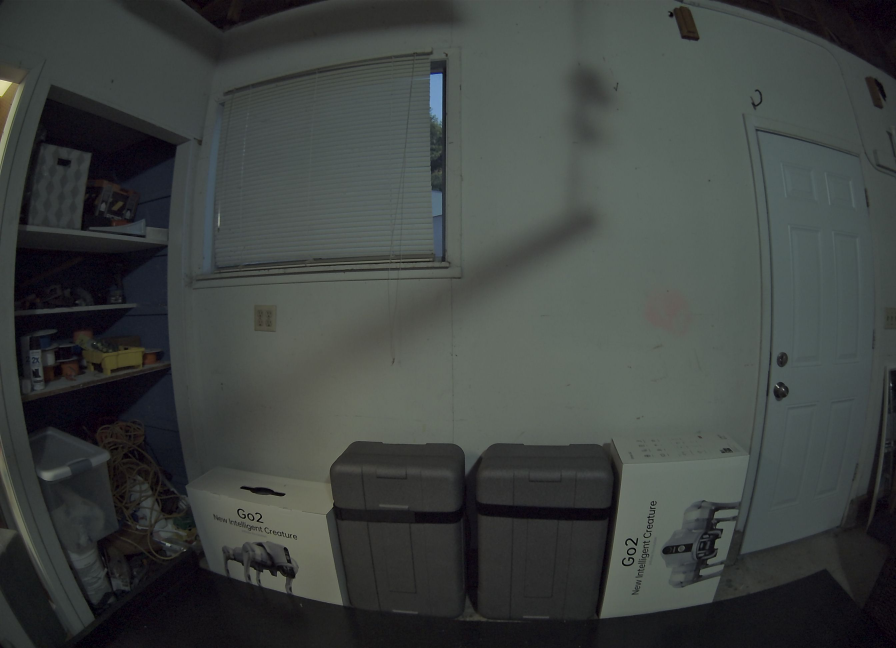
#> input picture assets/garage/calib_2026-08-04/captures_circle/rgb_head_front.jpg, 2688 x 1944 px, given as the content of the folder ../assets/garage/calib_2026-08-04/captures_circle/frames, which was not available (shown at 1/3 size)
$ python build_review.py ../assets/garage/calib_2026-08-04/captures_circle
#> lines starting #> are read from the running program, lines starting #| are printed output that depends on the picture; pictures that were not available may be replaced by others from this repository, and a replacement may not be noted
"""Build phone-friendly review assets for a kitchen run: per-step GIFs,
grasp/release stills and a route map, into <run>/review/.

  python gemma_ctl/build_review.py runs/gemma/kitchen/demo1
"""
import json
import math
import os
import re
import sys
from pathlib import Path

import numpy as np
from PIL import Image, ImageDraw, ImageFont

RUN = Path(sys.argv[1])
OUT = RUN / "review"
OUT.mkdir(exist_ok=True)
FR = sorted((RUN / "frames").iterdir())
DT = 0.08                     # sim s per captured frame (KP_GEMMA_REC_EVERY=4)
FONT = ImageFont.truetype("/usr/share/fonts/truetype/dejavu/DejaVuSans-Bold.ttf", 15)

STEPS = [  # key, title, t0, t1 (sim s), speed
    ("walk_stove", "Walk to the stove counter", 0, 50, 6),
    ("pick_mug", "Pick the mug", 50, 92, 3),
    ("carry_mug", "Carry it to the sink", 92, 124, 6),
    ("place_mug", "Place it on the sink counter", 124, 158, 3),
    ("walk_table", "Walk to the side table", 158, 240, 6),
    ("pick_can", "Pick the can (miss, then retry)", 240, 316, 4),
    ("carry_can", "Carry it to the stove", 316, 385, 6),
    ("place_can", "Place it by the stove", 385, 423, 3),
    ("walk_fridge", "Walk to the fridge", 423, 451, 6),
]
STILLS = [("grasp_mug", "Mug grasped", 77.5), ("release_mug", "Mug released at the sink", 147.5),
          ("grasp_can", "Can grasped (retry)", 302.5), ("release_can", "Can released by the stove", 412.5)]


def frame(t):
#> called with t = 0
    return Image.open(FR[min(len(FR) - 1, max(0, int(t / DT)))]).convert("RGB")
#> returned value is the input picture: PIL image 2688x1944 RGB; mean R, G, B 62.8, 67.5, 65.4


def gif(key, t0, t1, speed, width=420, fps=8):
    step = speed / fps                        # sim s between gif frames
    ims = []
    t = t0
    while t < t1:
        im = frame(t)
        h = int(im.height * width / im.width)
#> h = 303
        im = im.resize((width, h), Image.LANCZOS)
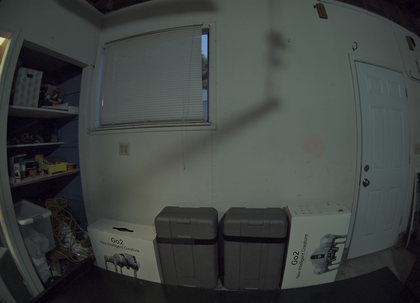
#> im: PIL image 420x303 RGB; mean R, G, B 62.8, 67.5, 65.4
        d = ImageDraw.Draw(im)
        d.rectangle([width - 70, h - 24, width, h], fill=(0, 0, 0))
        d.text((width - 64, h - 21), f"{speed}x", fill=(255, 255, 255), font=FONT)
        ims.append(im.quantize(colors=96, method=Image.MEDIANCUT, dither=Image.NONE))
        t += step
    p = OUT / f"{key}.gif"
    ims[0].save(p, save_all=True, append_images=ims[1:], duration=int(1000 / fps), loop=0, optimize=True)
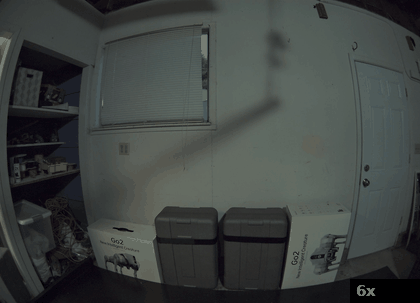
#> saved as walk_stove.gif: PIL image 420x303 P; mean R, G, B 62.5, 67.3, 65.2
    return p


for key, title, t0, t1, sp in STEPS:
    p = gif(key, t0, t1, sp)
#> (the run stopped early here; a loop or call above may not have finished)

$ run again, on assets/garage/calib_2026-08-04/captures_circle/rgbd_front_orbbec.jpg
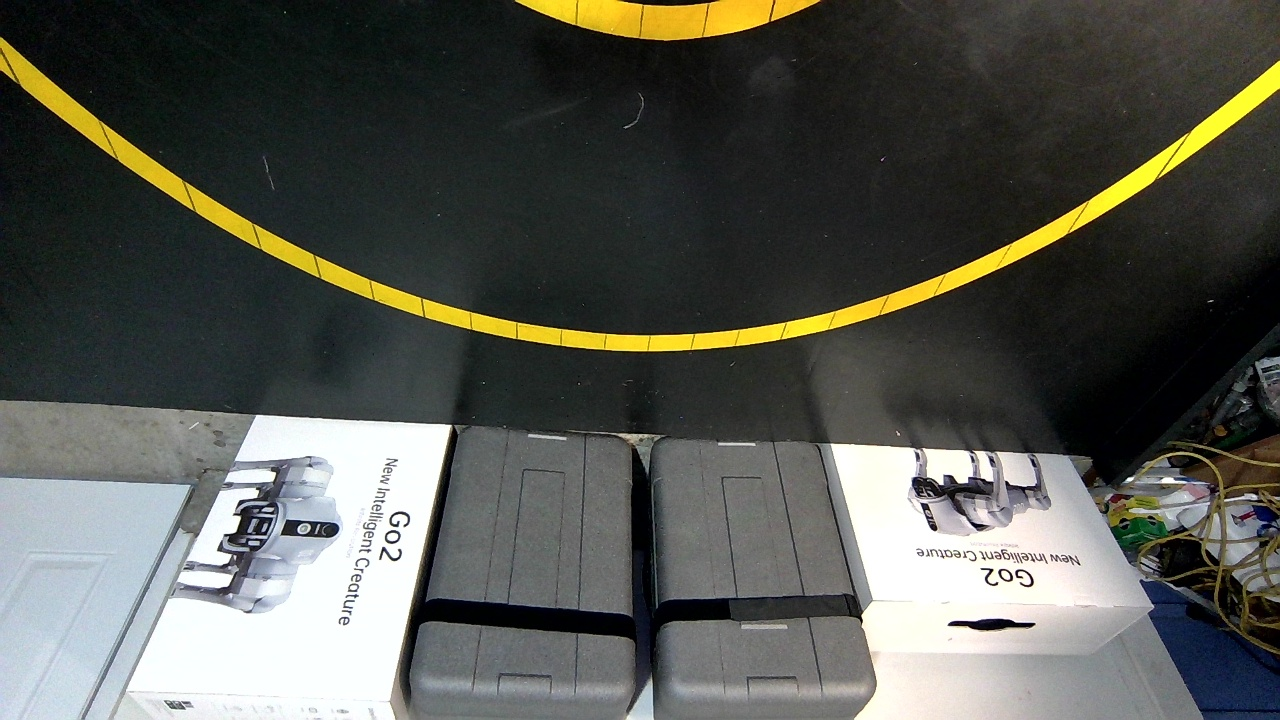
#> input picture assets/garage/calib_2026-08-04/captures_circle/rgbd_front_orbbec.jpg, 1280 x 720 px, given as the content of the folder ../assets/garage/calib_2026-08-04/captures_circle/frames, which was not available
#> in frame, returned value is the input picture: PIL image 1280x720 RGB; mean R, G, B 86.7, 88.3, 81.3
#> in gif, `im = im.resize((width, h), Image.LANCZOS)`:
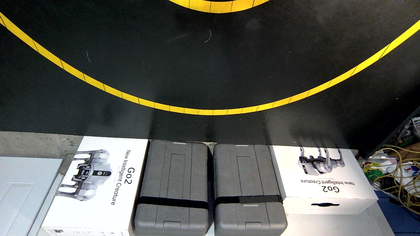
#> im: PIL image 420x236 RGB; mean R, G, B 86.6, 88.3, 81.2
#> in gif, `ims[0].save(p, save_all=True, append_images=ims[1:], duration=int(1000..`:
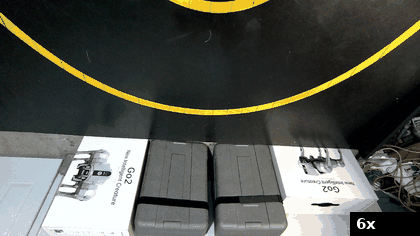
#> saved as walk_stove.gif: PIL image 420x236 P; mean R, G, B 85.3, 87, 80.2

$ run again, on assets/garage/calib_2026-08-04/captures_circle/stereo_head_front_left.jpg
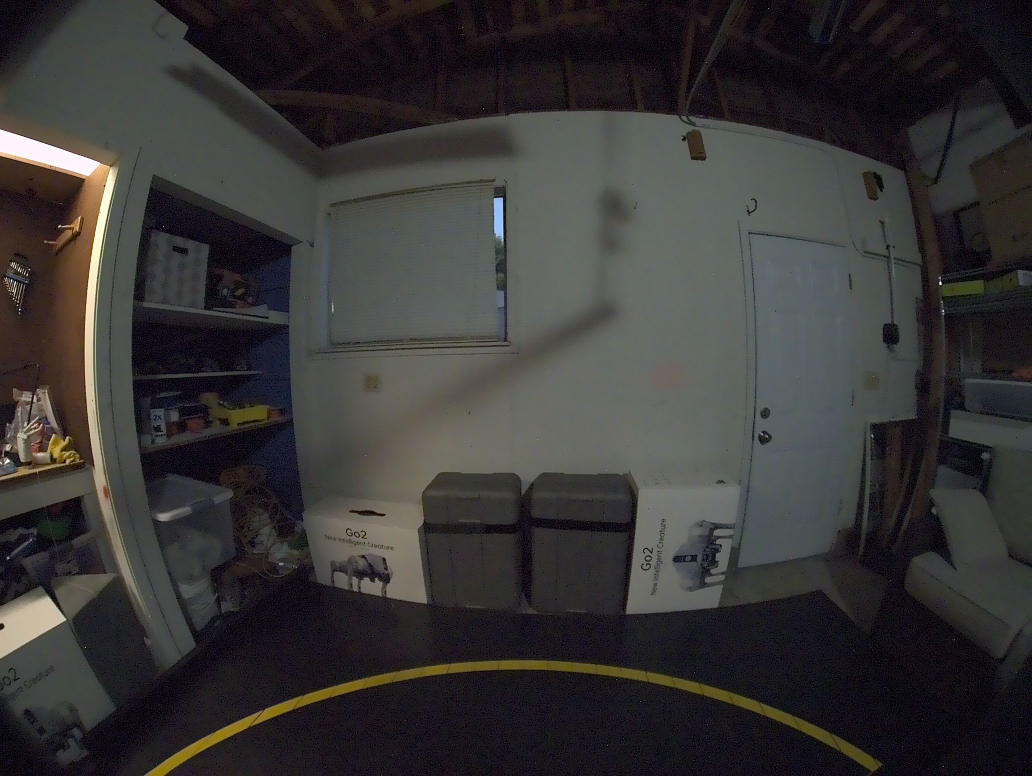
#> input picture assets/garage/calib_2026-08-04/captures_circle/stereo_head_front_left.jpg, 2064 x 1552 px, given as the content of the folder ../assets/garage/calib_2026-08-04/captures_circle/frames, which was not available (shown at 1/2 size)
#> in frame, returned value is the input picture: PIL image 2064x1552 RGB; mean R, G, B 55.8, 54, 53.8
#> in gif, `im = im.resize((width, h), Image.LANCZOS)`:
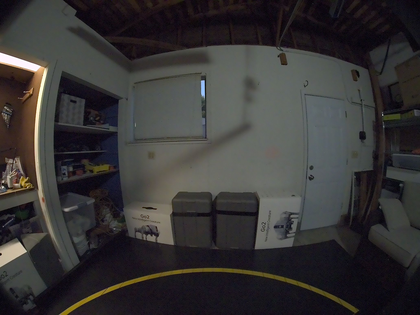
#> im: PIL image 420x315 RGB; mean R, G, B 55.8, 54, 53.8
#> in gif, `ims[0].save(p, save_all=True, append_images=ims[1:], duration=int(1000..`:
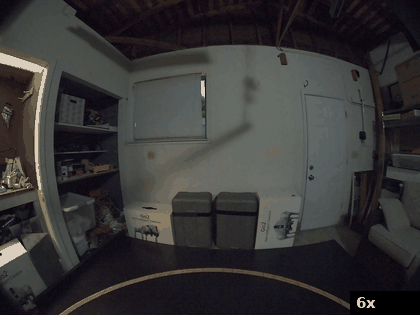
#> saved as walk_stove.gif: PIL image 420x315 P; mean R, G, B 55.1, 53.9, 53.9

$ run again, on assets/garage/calib_2026-08-04/captures_circle/stereo_head_front_right.jpg
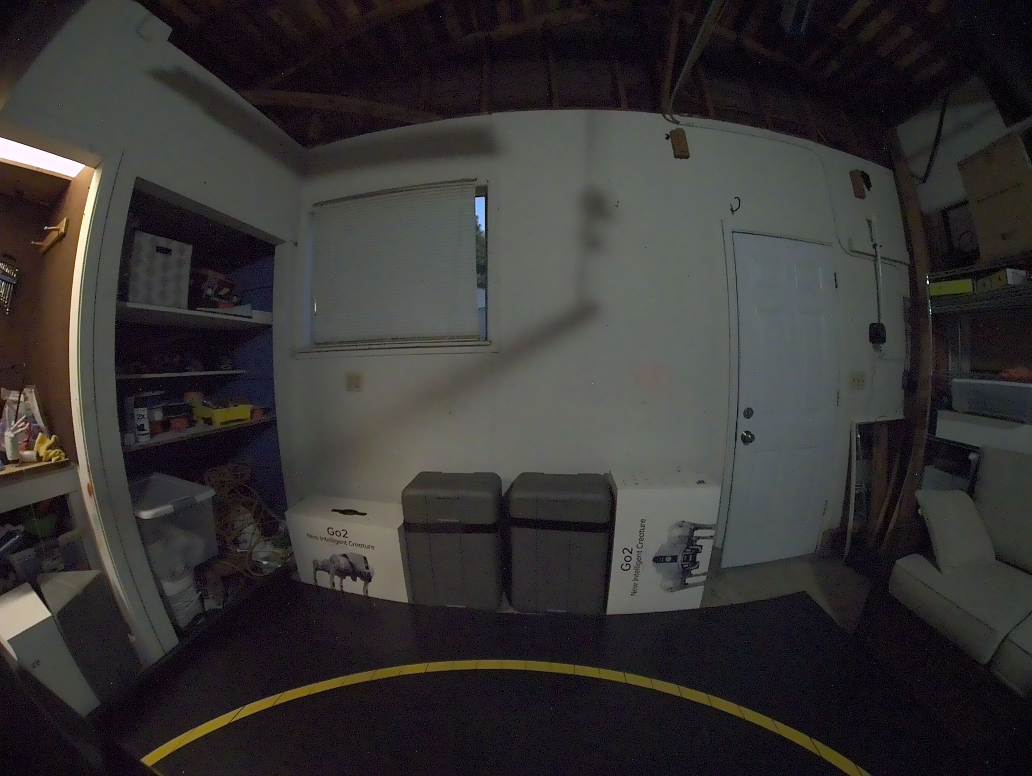
#> input picture assets/garage/calib_2026-08-04/captures_circle/stereo_head_front_right.jpg, 2064 x 1552 px, given as the content of the folder ../assets/garage/calib_2026-08-04/captures_circle/frames, which was not available (shown at 1/2 size)
#> in frame, returned value is the input picture: PIL image 2064x1552 RGB; mean R, G, B 54, 51.7, 51.2
#> in gif, `im = im.resize((width, h), Image.LANCZOS)`:
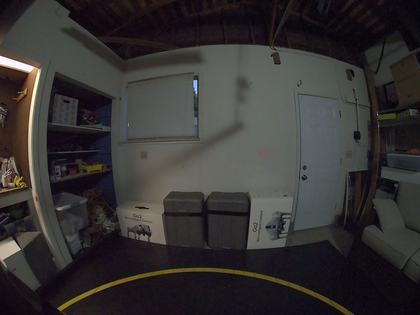
#> im: PIL image 420x315 RGB; mean R, G, B 54, 51.7, 51.2
#> in gif, `ims[0].save(p, save_all=True, append_images=ims[1:], duration=int(1000..`:
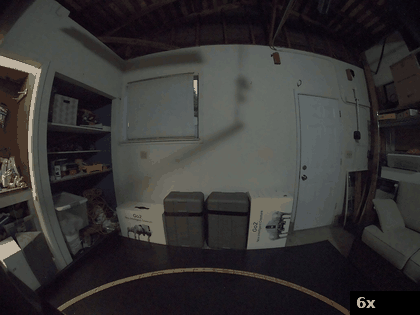
#> saved as walk_stove.gif: PIL image 420x315 P; mean R, G, B 53.3, 51.4, 51.2
